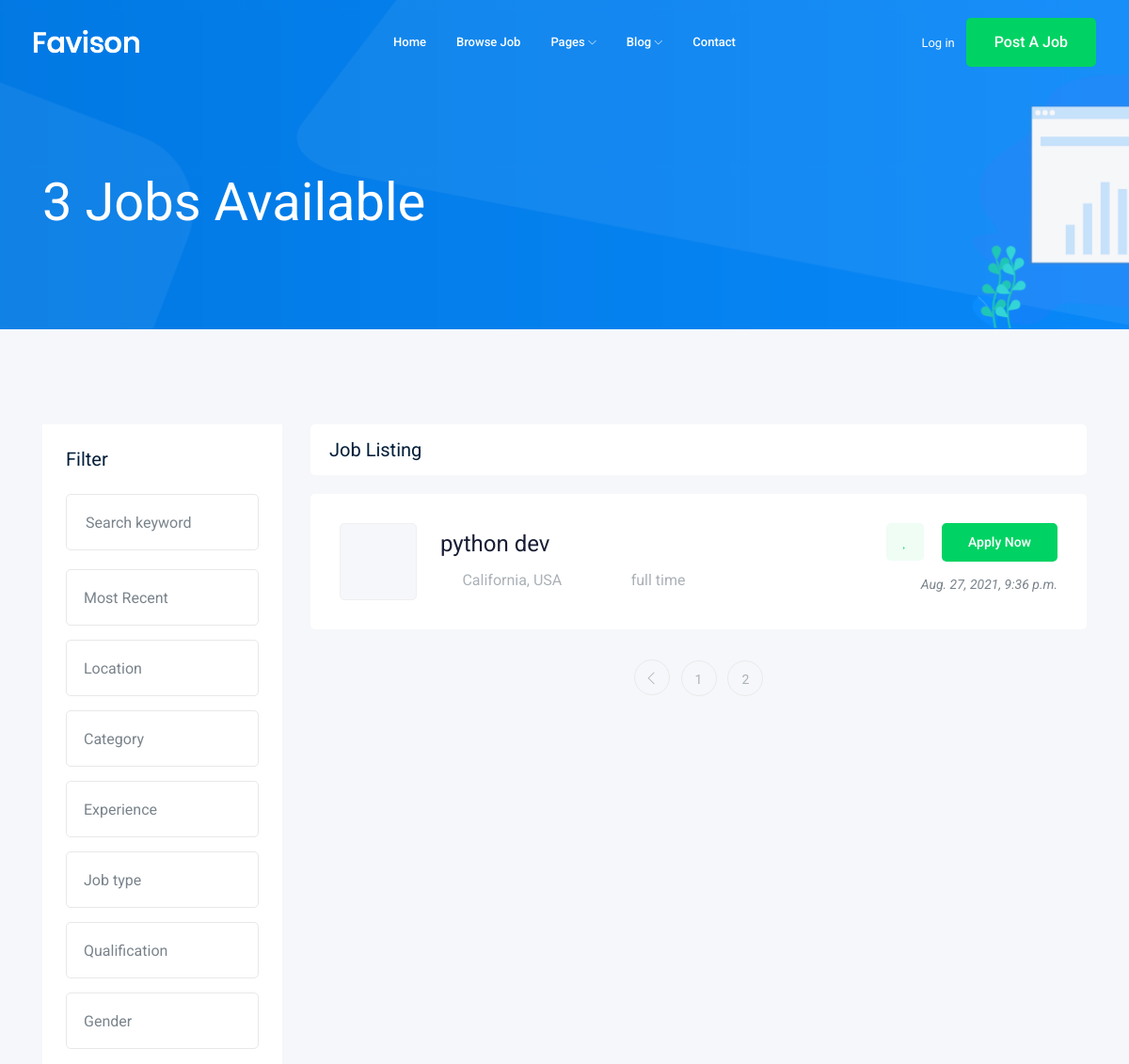
The page /jobs/?page=2 (upper part) on the database as committed earlier.
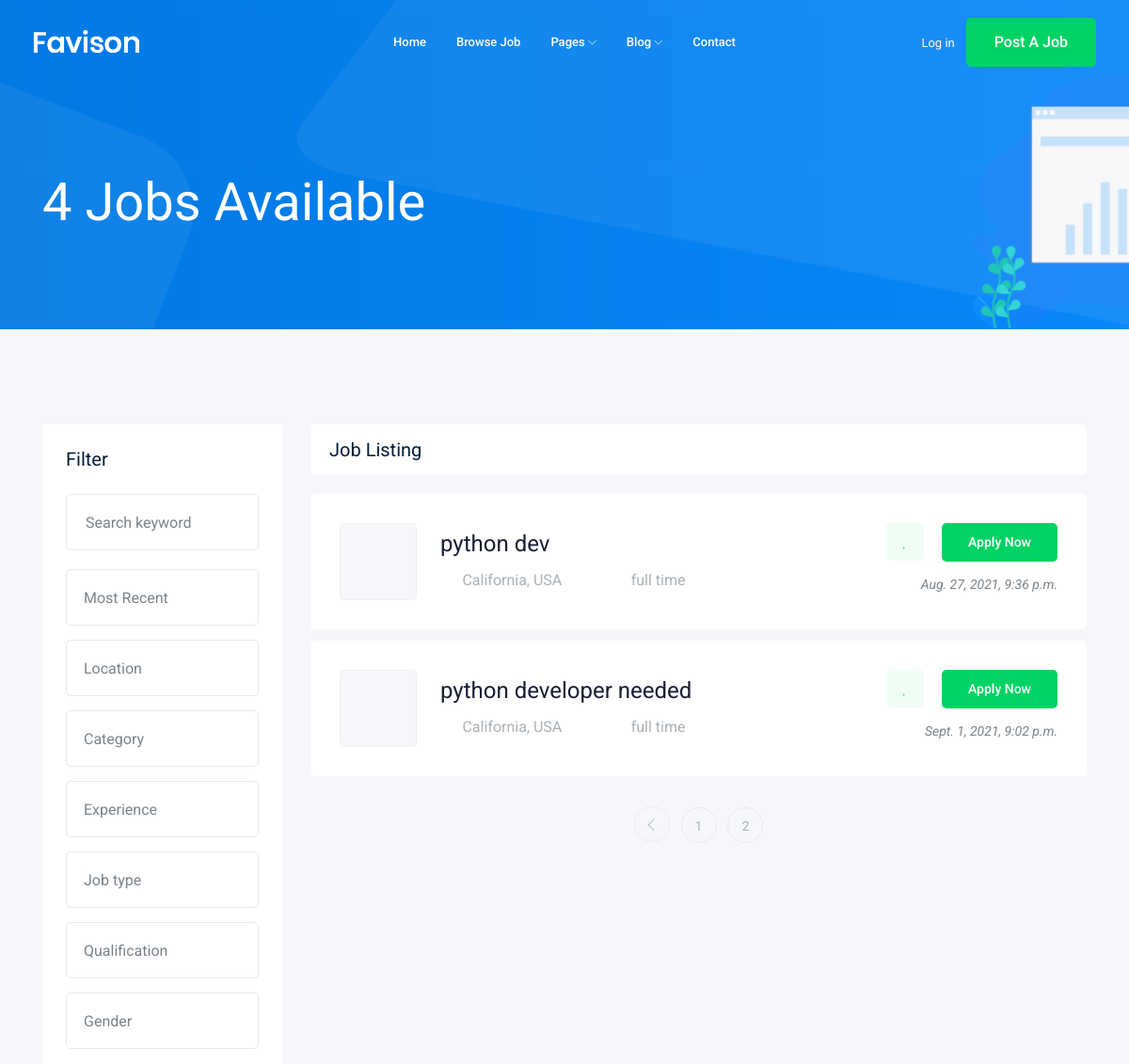
The same page on the database as committed later.
### jobs/models.py (models this page shows, shortened)
class jobs(models.Model):
    user=models.ForeignKey(User, verbose_name=("user"), on_delete=models.CASCADE)
    title=CharField(max_length=50)
    job_type=CharField(max_length=20, choices=Job_Type)
    description=models.TextField(max_length=1500)
    published_at=models.DateTimeField(auto_now=True)
    vacancy= models.IntegerField(default=1)
    salary=models.IntegerField(default=0)
    excprince =models.IntegerField(default=1)
    category=models.ForeignKey(Category,on_delete=CASCADE)
    img = models.ImageField(max_length=256, upload_to=img_name)
    slug=models.SlugField(blank=True,null=True)
    def __str__(self) -> str:
        return self.title

### jobs/views.py (the view)
# urls.py: path('',views.job_list, name='job_list'),
def job_list(request):
    job_list=jobs.objects.all()
    counter=job_list.count()
    paginator = Paginator(job_list, 2)
    page_number = request.GET.get('page')
    page_obj = paginator.get_page(page_number)
    context={"jobs":page_obj,"counter":counter}
    return render(request,'jobs/job_list.html',context)

### jobs/templates/jobs/job_list.html (shortened to what this page needs)
{% extends 'base.html' %}
{% block bodey %}
    <div class="bradcam_area bradcam_bg_1">
        <div class="container">
            <div class="row">
                <div class="col-xl-12">
                    <div class="bradcam_text">
                        <h3>{{counter}} Jobs Available</h3>
                    </div>
                </div>
            </div>
        </div>
    </div>
    <div class="job_listing_area plus_padding">
        <div class="container">
            <div class="row">
                <div class="col-lg-3">
                    <div class="job_filter white-bg">
                        <div class="form_inner white-bg">
                            <h3>Filter</h3>
                            <form action="#">
                                <div class="row">
                                    <div class="col-lg-12">
                                        <div class="single_field">
                                            <input type="text" placeholder="Search keyword">
                                        </div>
                                    </div>
                                     <div class="col-lg-12">
                                </div>
                                    <div class="col-lg-12">
                                    </div>
                                    <div class="col-lg-12">
                                    </div>
                                    <div class="col-lg-12">
                                    </div>
                                    <div class="col-lg-12">
                                    </div>
                                    <div class="col-lg-12">
                                    </div>
                                    <div class="col-lg-12">
                                    </div>
                                </div>
                            </form>
                        </div>
                    </div>
                </div>
                <div class="col-lg-9">
                    <div class="recent_joblist_wrap">
                        <div class="recent_joblist white-bg ">
                            <div class="row align-items-center">
                                <div class="col-md-6">
                                    <h4>Job Listing</h4>
                                </div>
                            </div>
                        </div>
                    </div>
                    <div class="job_lists m-0">
                        <div class="row">
                        {% for job in jobs %}
                            <div class="col-lg-12 col-md-12">
                                <div class="single_jobs white-bg d-flex justify-content-between">
                                    <div class="jobs_left d-flex align-items-center">
                                        <div class="thumb">
                                        </div>
                                        <div class="jobs_conetent">
                                            <a href="{% url 'jobs:job_detalis' job.slug %}"><h4>{{job}}</h4></a>
                                            <div class="links_locat d-flex align-items-center">
                                                <div class="location">
                                                    <p> <i class="fa fa-map-marker"></i> California, USA</p>
                                                </div>
                                                <div class="location">
                                                    <p> <i class="fa fa-clock-o"></i> {{job.job_type}}</p>
                                                </div>
                                            </div>
                                        </div>
                                    </div>
                                    <div class="jobs_right">
                                        <div class="apply_now">
                                            <a class="heart_mark" href="#"> <i class="fa fa-heart"></i> </a>
                                            <a href="{% url 'jobs:job_detalis' job.slug %}" class="boxed-btn3">Apply Now</a>
                                        </div>
                                        <div class="date">
                                            <p>{{job.published_at}}</p>
                                        </div>
                                    </div>
                                </div>
                            </div>
                           {% endfor %}
                        </div>
                       {% if jobs.has_other_pages %}
                        <div class="row">
                            <div class="col-lg-12">
                                <div class="pagination_wrap">
                                    <ul>
                                        {% if jobs.has_previous %}
                                            <li><a href="?page={{ jobs.previous_page_number }}"> <i class="ti-angle-left"></i> </a></li>
                                        {% endif %}
                                        {% for i in jobs.paginator.page_range %}
                                            <li><a href="?page={{i}}"><span>{{i}}</span></a></li>
                                        {% endfor %}
                                    </ul>
                                </div>
                            </div>
                        </div>
                       {% endif %}
                    </div>
                </div>
            </div>
        </div>
    </div>
{% endblock bodey %}

### templates/base.html (shortened to what this page needs)
{% load static %}
<!doctype html>
<html class="no-js" lang="zxx">
<head>
    <link rel="stylesheet" href="{% static 'css/bootstrap.min.css'%}">
    <link rel="stylesheet" href="{% static 'css/owl.carousel.min.css'%}">
    <link rel="stylesheet" href="{% static 'css/magnific-popup.css'%}">
    <link rel="stylesheet" href="{% static 'css/font-awesome.min.css'%}">
    <link rel="stylesheet" href="{% static 'css/themify-icons.css'%}">
    <link rel="stylesheet" href="{% static 'css/nice-select.css'%}">
    <link rel="stylesheet" href="{% static 'css/flaticon.css'%}">
    <link rel="stylesheet" href="{% static 'css/jquery-ui.css'%}">
    <link rel="stylesheet" href="{% static 'css/gijgo.css'%}">
    <link rel="stylesheet" href="{% static 'css/animate.min.css'%}">
    <link rel="stylesheet" href="{% static 'css/slicknav.css'%}">
    <link rel="stylesheet" href="{% static 'css/style.css' %}">
</head>
<body>
    <header>
        <div class="header-area ">
            <div id="sticky-header" class="main-header-area">
                <div class="container-fluid ">
                    <div class="header_bottom_border">
                        <div class="row align-items-center">
                            <div class="col-xl-3 col-lg-2">
                                <div class="logo">
                                    <a href="index.html">
                                        <img src="img/logo.png" alt="">
                                    </a>
                                </div>
                            </div>
                            <div class="col-xl-6 col-lg-7">
                                <div class="main-menu  d-none d-lg-block">
                                    <nav>
                                        <ul id="navigation">
                                            <li><a href="index.html">home</a></li>
                                            <li><a href="{% url 'jobs:job_list' %}" >Browse Job</a></li>
                                            <li><a href="#">pages <i class="ti-angle-down"></i></a>
                                            </li>
                                            <li><a href="#">blog <i class="ti-angle-down"></i></a>
                                            </li>
                                            <li><a href="contact.html">Contact</a></li>
                                        </ul>
                                    </nav>
                                </div>
                            </div>
                            <div class="col-xl-3 col-lg-3 d-none d-lg-block">
                                <div class="Appointment">
                                    <div class="phone_num d-none d-xl-block">
                                        <a href="#">Log in</a>
                                    </div>
                                    <div class="d-none d-lg-block">
                                        <a class="boxed-btn3" href="{% url 'jobs:post_job' %}">Post a Job</a>
                                    </div>
                                </div>
                            </div>
                            <div class="col-12">
                            </div>
                        </div>
                    </div>
                </div>
            </div>
        </div>
    </header>
    {% block bodey %}
    {% endblock bodey %}
</body>
</html>

Rows that differ between the two databases and show on the page:
added jobs: title "python developer needed", job_type "full time", published_at "Sept. 1, 2021, 9:02 p.m."
Other text that changed with them:
{{ counter }}: "3" → "4"
